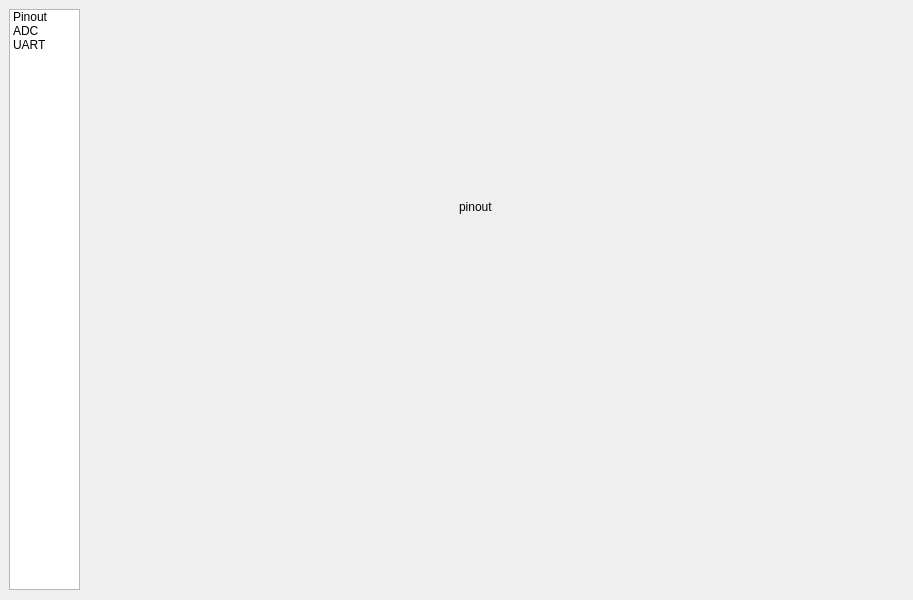
<?xml version="1.0" encoding="UTF-8"?>
<ui version="4.0">
 <class>MainWindow</class>
 <widget class="QMainWindow" name="MainWindow">
  <property name="geometry">
   <rect>
    <x>0</x>
    <y>0</y>
    <width>913</width>
    <height>600</height>
   </rect>
  </property>
  <property name="windowTitle">
   <string>MainWindow</string>
  </property>
  <widget class="QWidget" name="centralwidget">
   <layout class="QHBoxLayout" name="horizontalLayout">
    <item>
     <widget class="QWidget" name="container" native="true">
      <widget class="QListWidget" name="navbar">
       <property name="geometry">
        <rect>
         <x>0</x>
         <y>0</y>
         <width>71</width>
         <height>581</height>
        </rect>
       </property>
       <item>
        <property name="text">
         <string>Pinout</string>
        </property>
       </item>
       <item>
        <property name="text">
         <string>ADC</string>
        </property>
       </item>
       <item>
        <property name="text">
         <string>UART</string>
        </property>
       </item>
      </widget>
      <widget class="QStackedWidget" name="stackedWidget">
       <property name="geometry">
        <rect>
         <x>70</x>
         <y>0</y>
         <width>821</width>
         <height>581</height>
        </rect>
       </property>
       <widget class="QWidget" name="page_pinout">
        <widget class="QWidget" name="pPinoutContainer" native="true">
         <property name="geometry">
          <rect>
           <x>0</x>
           <y>0</y>
           <width>831</width>
           <height>581</height>
          </rect>
         </property>
         <widget class="QLabel" name="label_2">
          <property name="geometry">
           <rect>
            <x>380</x>
            <y>190</y>
            <width>49</width>
            <height>16</height>
           </rect>
          </property>
          <property name="text">
           <string>pinout</string>
          </property>
         </widget>
        </widget>
       </widget>
       <widget class="QWidget" name="page_adc">
        <widget class="QWidget" name="pAdcContainer" native="true">
         <property name="geometry">
          <rect>
           <x>0</x>
           <y>0</y>
           <width>831</width>
           <height>581</height>
          </rect>
         </property>
         <widget class="QLabel" name="label">
          <property name="geometry">
           <rect>
            <x>290</x>
            <y>200</y>
            <width>49</width>
            <height>16</height>
           </rect>
          </property>
          <property name="text">
           <string>adc</string>
          </property>
         </widget>
        </widget>
       </widget>
       <widget class="QWidget" name="page_uart">
        <widget class="QWidget" name="pUartContainer" native="true">
         <property name="geometry">
          <rect>
           <x>0</x>
           <y>0</y>
           <width>831</width>
           <height>581</height>
          </rect>
         </property>
         <widget class="QLabel" name="label_3">
          <property name="geometry">
           <rect>
            <x>330</x>
            <y>170</y>
            <width>49</width>
            <height>16</height>
           </rect>
          </property>
          <property name="text">
           <string>uart</string>
          </property>
         </widget>
        </widget>
       </widget>
      </widget>
     </widget>
    </item>
   </layout>
  </widget>
 </widget>
 <resources/>
 <connections/>
</ui>
